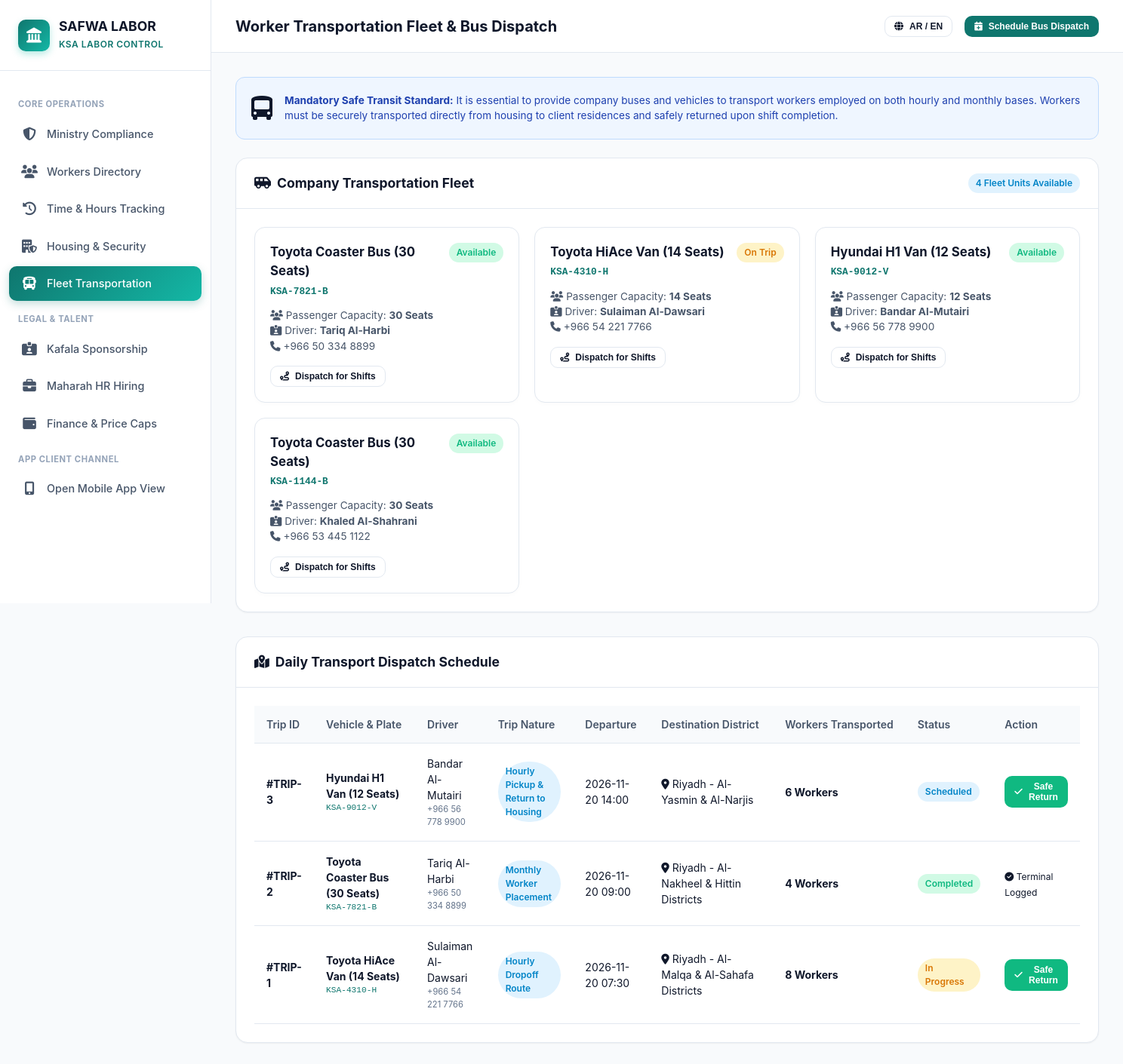
Page /admin/fleet.php on the committed database.
### tables this page shows
CREATE TABLE fleet (
        id INTEGER PRIMARY KEY AUTOINCREMENT,
        vehicle_type TEXT NOT NULL,
        plate_number TEXT NOT NULL,
        capacity INTEGER NOT NULL DEFAULT 14,
        driver_name TEXT NOT NULL,
        driver_phone TEXT NOT NULL,
        current_status TEXT NOT NULL DEFAULT 'available'
    );

CREATE TABLE dispatch_trips (
        id INTEGER PRIMARY KEY AUTOINCREMENT,
        vehicle_id INTEGER NOT NULL,
        trip_type TEXT NOT NULL,
        departure_time DATETIME NOT NULL,
        arrival_time DATETIME,
        destination_area TEXT NOT NULL,
        worker_count INTEGER NOT NULL DEFAULT 1,
        status TEXT NOT NULL DEFAULT 'scheduled',
        FOREIGN KEY (vehicle_id) REFERENCES fleet(id)
    );

### admin/fleet.php (the view, shortened to what this page needs)
<?php
$pdo = getDBConnection();
$fleet = $pdo->query("SELECT * FROM fleet ORDER BY id ASC")->fetchAll();
$trips = $pdo->query("SELECT t.*, f.vehicle_type, f.plate_number, f.driver_name, f.driver_phone
                      FROM dispatch_trips t
                      JOIN fleet f ON t.vehicle_id = f.id
                      ORDER BY t.id DESC LIMIT 40")->fetchAll();
?>
<!DOCTYPE html>
<html lang="en" dir="ltr">
<head>
    <link rel="stylesheet" href="https://cdnjs.cloudflare.com/ajax/libs/font-awesome/6.5.1/css/all.min.css">
    <link rel="stylesheet" href="../assets/css/style.css">
</head>
<body>
<div class="app-container">
    <aside class="sidebar" id="appSidebar">
        <div class="sidebar-header">
            <div class="logo-icon"><i class="fa-solid fa-landmark"></i></div>
            <div class="logo-text"><h2>SAFWA LABOR</h2><span>KSA Labor Control</span></div>
        </div>
        <nav class="sidebar-nav">
            <div class="nav-section-title">Core Operations</div>
            <a href="index.php" class="nav-item"><i class="fa-solid fa-shield-halved"></i><span>Ministry Compliance</span></a>
            <a href="workers.php" class="nav-item"><i class="fa-solid fa-users"></i><span>Workers Directory</span></a>
            <a href="time-tracking.php" class="nav-item"><i class="fa-solid fa-clock-rotate-left"></i><span>Time & Hours Tracking</span></a>
            <a href="housing.php" class="nav-item"><i class="fa-solid fa-building-shield"></i><span>Housing & Security</span></a>
            <a href="fleet.php" class="nav-item active"><i class="fa-solid fa-bus"></i><span>Fleet Transportation</span></a>
            <div class="nav-section-title">Legal & Talent</div>
            <a href="kafala.php" class="nav-item"><i class="fa-solid fa-id-card-clip"></i><span>Kafala Sponsorship</span></a>
            <a href="hr-maharah.php" class="nav-item"><i class="fa-solid fa-briefcase"></i><span>Maharah HR Hiring</span></a>
            <a href="finance.php" class="nav-item"><i class="fa-solid fa-wallet"></i><span>Finance & Price Caps</span></a>
            <div class="nav-section-title">App Client Channel</div>
            <a href="../app/index.php" class="nav-item" target="_blank"><i class="fa-solid fa-mobile-screen-button text-primary"></i><span>Open Mobile App View</span></a>
        </nav>
    </aside>
    <div class="main-wrapper">
        <header class="topbar">
            <div class="topbar-left">
                <div class="topbar-title"><h1>Worker Transportation Fleet & Bus Dispatch</h1></div>
            </div>
            <div class="topbar-right">
                <button class="btn btn-outline btn-sm" onclick="toggleLanguage()"><i class="fa-solid fa-globe"></i> AR / EN</button>
                <button class="btn btn-primary btn-sm" onclick="openScheduleTripModal()"><i class="fa-solid fa-calendar-plus"></i> Schedule Bus Dispatch</button>
            </div>
        </header>
        <main class="content-body">
            <div style="background:#eff6ff; border:1px solid #bfdbfe; border-radius:12px; padding:1.25rem; margin-bottom:1.5rem; display:flex; gap:1rem; align-items:center;">
                <i class="fa-solid fa-bus-simple text-primary" style="font-size:2rem;"></i>
                <div style="font-size:0.85rem; color:#1e40af;">
                    <strong>Mandatory Safe Transit Standard:</strong>
                    It is essential to provide company buses and vehicles to transport workers employed on both hourly and monthly bases. Workers must be securely transported directly from housing to client residences and safely returned upon shift completion.
                </div>
            </div>
            <div class="panel">
                <div class="panel-header">
                    <h3 class="panel-title"><i class="fa-solid fa-van-shuttle text-primary"></i> Company Transportation Fleet</h3>
                    <div class="panel-actions">
                        <span class="badge badge-info"><?= count($fleet) ?> Fleet Units Available</span>
                    </div>
                </div>
                <div class="panel-body">
                    <div style="display:grid; grid-template-columns: repeat(auto-fit, minmax(260px, 1fr)); gap:1.25rem;">
                        <?php foreach ($fleet as $v): ?>
                            <div style="border:1px solid #e2e8f0; border-radius:14px; padding:1.25rem; background:#ffffff; box-shadow:0 2px 6px rgba(0,0,0,0.02);">
                                <div style="display:flex; justify-content:space-between; align-items:flex-start; margin-bottom:0.75rem;">
                                    <div>
                                        <h4 style="font-size:1.05rem; font-weight:700; margin:0;"><?= htmlspecialchars($v['vehicle_type']) ?></h4>
                                        <div style="font-size:0.8rem; font-family:monospace; color:#0f766e; font-weight:700; margin-top:0.25rem;"><?= $v['plate_number'] ?></div>
                                    </div>
                                    <span class="badge <?= ($v['current_status'] === 'available') ? 'badge-success' : 'badge-warning' ?>" style="text-transform:capitalize;">
                                        <?= str_replace('_', ' ', $v['current_status']) ?>
                                    </span>
                                </div>
                                <div style="font-size:0.85rem; color:#475569; margin-bottom:1rem;">
                                    <div><i class="fa-solid fa-users text-primary"></i> Passenger Capacity: <strong><?= $v['capacity'] ?> Seats</strong></div>
                                    <div><i class="fa-solid fa-id-card-clip text-info"></i> Driver: <strong><?= htmlspecialchars($v['driver_name']) ?></strong></div>
                                    <div><i class="fa-solid fa-phone text-muted"></i> <?= htmlspecialchars($v['driver_phone']) ?></div>
                                </div>
                                <button class="btn btn-outline btn-sm w-100" onclick="dispatchVehicleById(<?= $v['id'] ?>, '<?= $v['plate_number'] ?>')">
                                    <i class="fa-solid fa-route"></i> Dispatch for Shifts
                                </button>
                            </div>
                        <?php endforeach; ?>
                    </div>
                </div>
            </div>
            <div class="panel">
                <div class="panel-header">
                    <h3 class="panel-title"><i class="fa-solid fa-map-location-dot text-primary"></i> Daily Transport Dispatch Schedule</h3>
                </div>
                <div class="panel-body">
                    <div class="table-responsive">
                        <table class="data-table">
                            <thead>
                                <tr>
                                    <th>Trip ID</th>
                                    <th>Vehicle & Plate</th>
                                    <th>Driver</th>
                                    <th>Trip Nature</th>
                                    <th>Departure</th>
                                    <th>Destination District</th>
                                    <th>Workers Transported</th>
                                    <th>Status</th>
                                    <th>Action</th>
                                </tr>
                            </thead>
                            <tbody>
                                <?php foreach ($trips as $t): ?>
                                <tr>
                                    <td><strong>#TRIP-<?= $t['id'] ?></strong></td>
                                    <td>
                                        <div><strong><?= htmlspecialchars($t['vehicle_type']) ?></strong></div>
                                        <div style="font-size:0.7rem; font-family:monospace; color:#0f766e;"><?= $t['plate_number'] ?></div>
                                    </td>
                                    <td>
                                        <div><?= htmlspecialchars($t['driver_name']) ?></div>
                                        <div style="font-size:0.7rem; color:#64748b;"><?= $t['driver_phone'] ?></div>
                                    </td>
                                    <td><span class="badge badge-info"><?= htmlspecialchars($t['trip_type']) ?></span></td>
                                    <td><?= substr($t['departure_time'], 0, 16) ?></td>
                                    <td><i class="fa-solid fa-location-dot text-danger"></i> <?= htmlspecialchars($t['destination_area']) ?></td>
                                    <td><strong><?= $t['worker_count'] ?> Workers</strong></td>
                                    <td>
                                        <span class="badge <?= ($t['status'] === 'completed') ? 'badge-success' : (($t['status'] === 'in_progress') ? 'badge-warning' : 'badge-info') ?>" style="text-transform:capitalize;">
                                            <?= str_replace('_', ' ', $t['status']) ?>
                                        </span>
                                    </td>
                                    <td>
                                        <?php if ($t['status'] !== 'completed'): ?>
                                            <button class="btn btn-success btn-sm" onclick="markTripCompleted(<?= $t['id'] ?>)">
                                                <i class="fa-solid fa-check"></i> Safe Return
                                            </button>
                                        <?php else: ?>
                                            <span class="text-muted" style="font-size:0.75rem;"><i class="fa-solid fa-circle-check text-success"></i> Terminal Logged</span>
                                        <?php endif; ?>
                                    </td>
                                </tr>
                                <?php endforeach; ?>
                            </tbody>
                        </table>
                    </div>
                </div>
            </div>
        </main>
    </div>
</div>
</body>
</html>

### rows in the picture
fleet: vehicle_type "Toyota Coaster Bus (30 Seats)", plate_number "KSA-7821-B", current_status "Available", capacity "30", driver_name "Tariq Al-Harbi", driver_phone "+966 50 334 8899"
fleet: vehicle_type "Toyota HiAce Van (14 Seats)", plate_number "KSA-4310-H", current_status "On Trip", capacity "14", driver_name "Sulaiman Al-Dawsari", driver_phone "+966 54 221 7766"
fleet: vehicle_type "Hyundai H1 Van (12 Seats)", plate_number "KSA-9012-V", current_status "Available", capacity "12", driver_name "Bandar Al-Mutairi", driver_phone "+966 56 778 9900"
fleet: vehicle_type "Toyota Coaster Bus (30 Seats)", plate_number "KSA-1144-B", current_status "Available", capacity "30", driver_name "Khaled Al-Shahrani", driver_phone "+966 53 445 1122"
dispatch_trips: id "3", vehicle.vehicle_type "Hyundai H1 Van (12 Seats)", vehicle.plate_number "KSA-9012-V", vehicle.driver_name "Bandar Al-Mutairi", vehicle.driver_phone "+966 56 778 9900", trip_type "Hourly Pickup & Return to Housing", departure_time "2026-11-20 14:00", destination_area "Riyadh - Al-Yasmin & Al-Narjis", worker_count "6", status "Scheduled"
dispatch_trips: id "2", vehicle.vehicle_type "Toyota Coaster Bus (30 Seats)", vehicle.plate_number "KSA-7821-B", vehicle.driver_name "Tariq Al-Harbi", vehicle.driver_phone "+966 50 334 8899", trip_type "Monthly Worker Placement", departure_time "2026-11-20 09:00", destination_area "Riyadh - Al-Nakheel & Hittin Districts", worker_count "4", status "Completed", shows "Terminal Logged"
dispatch_trips: id "1", vehicle.vehicle_type "Toyota HiAce Van (14 Seats)", vehicle.plate_number "KSA-4310-H", vehicle.driver_name "Sulaiman Al-Dawsari", vehicle.driver_phone "+966 54 221 7766", trip_type "Hourly Dropoff Route", departure_time "2026-11-20 07:30", destination_area "Riyadh - Al-Malqa & Al-Sahafa Districts", worker_count "8", status "In Progress"

### other values in the picture
count($fleet) "4"
